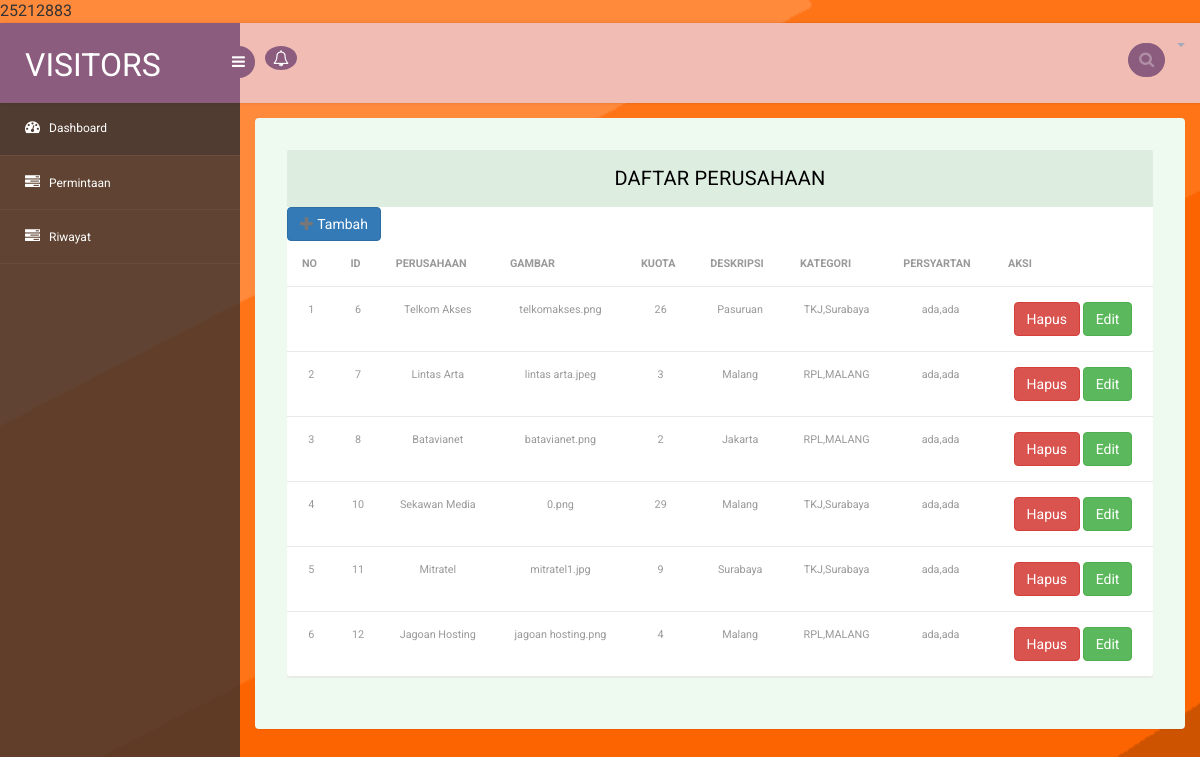
/index.php/perusahaan, run on the app's committed database.
### tables this page shows
CREATE TABLE `perusahaan` (
  `id_perusahaan` int(11) NOT NULL,
  `nama_perusahaan` varchar(20) NOT NULL,
  `gambar` text NOT NULL,
  `kuota` varchar(20) NOT NULL,
  `deskripsi` varchar(200) NOT NULL,
  `pilihan` varchar(50) NOT NULL,
  `id_kat` int(11) NOT NULL,
  `id_persyaratan` int(11) NOT NULL
);

CREATE TABLE `kategori` (
  `id_kat` int(11) NOT NULL,
  `jurusan` varchar(20) NOT NULL,
  `kota` varchar(20) NOT NULL
);

CREATE TABLE `persyaratan` (
  `id_persyaratan` int(11) NOT NULL,
  `cv` varchar(20) NOT NULL,
  `surat_izin` varchar(20) NOT NULL
);

### application/models/m_perusahaan.php (called while the page is built, shortened)
<?php
class m_perusahaan extends CI_Model {
  public function get_perusahaan()
  {
    return $this->db->join('kategori','kategori.id_kat = perusahaan.id_kat')
                    ->join('persyaratan','persyaratan.id_persyaratan = perusahaan.id_persyaratan')
					->get('perusahaan')
					->result();
}
	public function get_kategori(){
		return $this->db->get('kategori')
						->result();
    }
    public function get_persyaratan(){
		return $this->db->get('persyaratan')
						->result();
	}
}

### index.php (called while the page is built, shortened)
<?php
require_once BASEPATH.'core/CodeIgniter.php';

### application/views/v_perusahaan.php (the view, shortened to what this page needs)
<section id="main-content">
	<section class="wrapper">
		<div class="table-agile-info">
 <div class="panel panel-default">
    <div class="panel-heading">
     Daftar Perusahaan
    </div>
    <div>
    <a href="#tambah" class="btn btn-primary" data-toggle="modal"><span class="glyphicon glyphicon-plus"></span> Tambah</a>
      <table class="table" ui-jq="footable" style="font-size: 12px; text-align: center;">
        <tr>
            <th>NO</th>
            <th>ID</th>
            <th>PERUSAHAAN</th>
            <th>GAMBAR</th>
            <th>KUOTA</th>
            <th>DESKRIPSI</th>
            <th>KATEGORI</th>
            <th>PERSYARTAN</th>
            <th>AKSI</th>
        </tr>
                    <?php
                    $no=0;
                    foreach ($perusahaan as $prs)
                    {
                    $no++;
                    echo '<tr>
                    <td>'.$no.'</td>
                    <td>'.$prs->id_perusahaan.'</td>
                    <td>'.$prs->nama_perusahaan.'</td>
                    <td>'.$prs->gambar.'</td>
                    <td>'.$prs->kuota.'</td>
                    <td>'.$prs->deskripsi.'</td>
                    <td>'.$prs->jurusan.','.$prs->kota.'</td>
                    <td>'.$prs->cv.','.$prs->surat_izin.'</td>
                    <td><a class="btn btn-danger btn-md" onclick="return confirm(\'Anda yakin ingin menghapus?\')" href="'.base_url().'index.php/perusahaan/hapus_perusahaan/'.$prs->id_perusahaan.'"> Hapus </a>
                        <a href="#" onclick="prepare_update_perusahaan('.$prs->id_perusahaan.')" data-toggle="modal" data-target="#ubah" class="btn btn-success btn-md">Edit</a></td>
                          </tr>';
                    }
                    ?>
      </table>
    </div>
  </div>
</section>

### application/controllers/Perusahaan.php (shortened to what this page needs)
<?php
class Perusahaan extends CI_Controller {
	public function __construct()
     {
        $this->load->model('m_perusahaan');
		$this->load->library('form_validation');
		$this->load->helper('url');
     }
	public function index()
	{
			$data['content_view'] = 'v_perusahaan';
			$data['perusahaan'] = $this->m_perusahaan->get_perusahaan();
            $data['kategori'] = $this->m_perusahaan->get_kategori();
			$data['persyaratan'] = $this->m_perusahaan->get_persyaratan();
			foreach($data['perusahaan'] as $l){
				echo $l->kuota - 1;
			}
			$this->load->view('template_user', $data);
	}
	}

### assets/css/style.css (style rules this page uses)
html, body { font-family: 'Roboto', sans-serif; font-size: 100%; overflow-x: hidden; background: url(../images/bg2.png) no-repeat 0px 0px; background-size:cover; }
body a { transition: 0.5s all ease; -webkit-transition: 0.5s all ease; -moz-transition: 0.5s all ease; -o-transition: 0.5s all ease; -ms-transition: 0.5s all ease; text-decoration:none; }
#main-content { margin-left:240px; -webkit-transition:all .3s ease-in-out; -moz-transition:all .3s ease-in-out; -o-transition:all .3s ease-in-out; transition:all .3s ease-in-out; }
.wrapper { display:inline-block; margin-top:80px; padding:15px; width:100%; }
.panel-heading { position: relative; height: 57px; line-height: 57px; letter-spacing: 0.2px; color: #000; font-size: 18px; font-weight: 400; padding: 0 16px; background:#ddede0; border-top-right-radius: 2px; border-top-left-radius: 2px; text-transform: uppercase; text-align: center; }
.panel { border: none ! important; }
.table>tbody>tr>td, .table>tbody>tr>th, .table>tfoot>tr>td, .table>tfoot>tr>th, .table>thead>tr>td, .table>thead>tr>th { border-bottom: 1px solid #e9e9e9 ! important; }
.glyphicon { position: relative; top: 1px; display: inline-block; font-family: 'Glyphicons Halflings'; font-style: normal; font-weight: 400; line-height: 1; -webkit-font-smoothing: antialiased; -moz-osx-font-smoothing: grayscale; color: #777; }
.table > thead > tr > th, .table > tbody > tr > th, .table > tfoot > tr > th, .table > thead > tr > td, .table > tbody > tr > td, .table > tfoot > tr > td { border-top: none !important; }
.table td, .table>tbody>tr>td, .table>tbody>tr>th, .table>tfoot>tr>td, .table>tfoot>tr>th, .table>thead>tr>td, .table>thead>tr>th { padding: 15px!important; }
.table > thead > tr > th, .table > tbody > tr > th, .table > tfoot > tr > th, .table > thead > tr > td, .table > tbody > tr > td, .table > tfoot > tr > td { font-size: 0.9em; color: #999; border-top: none !important; }
.table-agile-info { background: #eef9f0; padding: 2em; border-radius: 4px; -webkit-box-shadow: 0 1px 1px rgba(0,0,0,.05); box-shadow: 0 1px 1px rgba(0,0,0,.05); }
.panel-default>.panel-heading { color: #000000 ! important; background-color: #ddede0 ! important; border-color: #ddede0 ! important; font-size: 20px; }

### data on the page
perusahaan: $l->kuota-1 "2", id_perusahaan "7", nama_perusahaan "Lintas Arta", gambar "lintas arta.jpeg", kuota "3", deskripsi "Malang", id_kat.jurusan "RPL", id_kat.kota "MALANG", id_persyaratan.cv "ada", id_persyaratan.surat_izin "ada"
perusahaan: $l->kuota-1 "1", id_perusahaan "8", nama_perusahaan "Batavianet", gambar "batavianet.png", kuota "2", deskripsi "Jakarta", id_kat.jurusan "RPL", id_kat.kota "MALANG", id_persyaratan.cv "ada", id_persyaratan.surat_izin "ada"
perusahaan: $l->kuota-1 "28", id_perusahaan "10", nama_perusahaan "Sekawan Media", gambar "0.png", kuota "29", deskripsi "Malang", id_kat.jurusan "TKJ", id_kat.kota "Surabaya", id_persyaratan.cv "ada", id_persyaratan.surat_izin "ada"
perusahaan: $l->kuota-1 "8", id_perusahaan "11", nama_perusahaan "Mitratel", gambar "mitratel1.jpg", kuota "9", deskripsi "Surabaya", id_kat.jurusan "TKJ", id_kat.kota "Surabaya", id_persyaratan.cv "ada", id_persyaratan.surat_izin "ada"
perusahaan: $l->kuota-1 "3", id_perusahaan "12", nama_perusahaan "Jagoan Hosting", gambar "jagoan hosting.png", kuota "4", deskripsi "Malang", id_kat.jurusan "RPL", id_kat.kota "MALANG", id_persyaratan.cv "ada", id_persyaratan.surat_izin "ada"
perusahaan: id_perusahaan "6", nama_perusahaan "Telkom Akses", gambar "telkomakses.png", kuota "26", deskripsi "Pasuruan", id_kat.jurusan "TKJ", id_kat.kota "Surabaya", id_persyaratan.cv "ada", id_persyaratan.surat_izin "ada"
